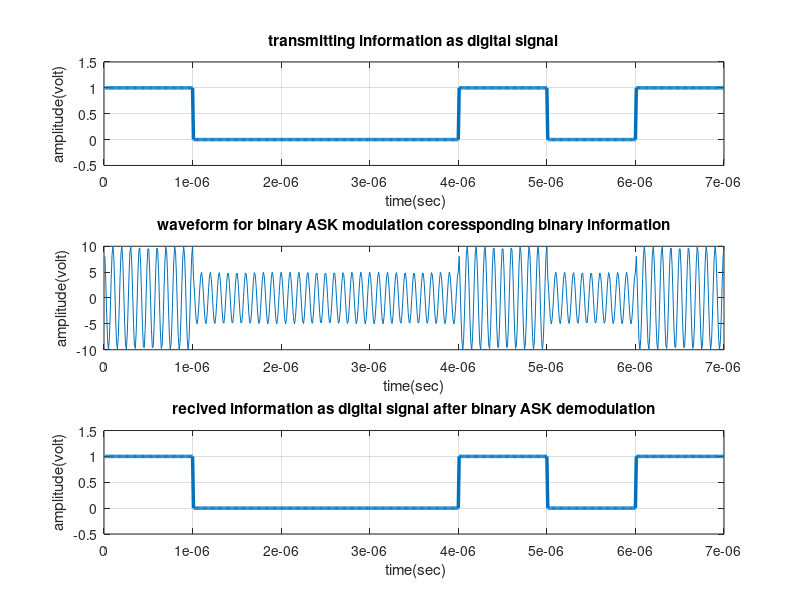

Write the MATLAB code that produced this figure.
%>>>>>>>>> MATLAB code for binary ASK modulation and de-modulation >>>>>>>%

clc;
clear all;
close all;


x=[ 1 0 0 0 1 0 1];                                    % Binary Information
bp=.000001;                                                    % bit period
disp(' Binary information at Trans mitter :');
disp(x);

%XX representation of transmitting binary information as digital signal XXX
bit=[]; 
for n=1:1:length(x)
    if x(n)==1;
       se=ones(1,100);
    else x(n)==0;
        se=zeros(1,100);
    end
     bit=[bit se];

end
t1=bp/100:bp/100:100*length(x)*(bp/100);
subplot(3,1,1);
plot(t1,bit,'lineWidth',2.5);grid on;
axis([ 0 bp*length(x) -.5 1.5]);
ylabel('amplitude(volt)');
xlabel(' time(sec)');
title('transmitting information as digital signal');



%XXXXXXXXXXXXXXXXXXXXXXX Binary-ASK modulation XXXXXXXXXXXXXXXXXXXXXXXXXXX%
A1=10;                      % Amplitude of carrier signal for information 1
A2=5;                       % Amplitude of carrier signal for information 0
br=1/bp;                                                         % bit rate
f=br*10;                                                 % carrier frequency 
t2=bp/99:bp/99:bp;                 
ss=length(t2);
m=[];
for (i=1:1:length(x))
    if (x(i)==1)
        y=A1*cos(2*pi*f*t2);
    else
        y=A2*cos(2*pi*f*t2);
    end
    m=[m y];
end
t3=bp/99:bp/99:bp*length(x);
subplot(3,1,2);
plot(t3,m);
xlabel('time(sec)');
ylabel('amplitude(volt)');
title('waveform for binary ASK modulation coressponding binary information');




%XXXXXXXXXXXXXXXXXXXX Binary ASK demodulation XXXXXXXXXXXXXXXXXXXXXXXXXXXXX
mn=[];
for n=ss:ss:length(m)
  t=bp/99:bp/99:bp;
  y=cos(2*pi*f*t);                                        % carrier siignal 
  mm=y.*m((n-(ss-1)):n);
  t4=bp/99:bp/99:bp;
  z=trapz(t4,mm)                                              % intregation 
  zz=round((2*z/bp))                                     
  if(zz>7.5)                                  % logic level = (A1+A2)/2=7.5
    a=1;
  else
    a=0;
  end
  mn=[mn a];
end
disp(' Binary information at Reciver :');
disp(mn);


%XXXXX Representation of binary information as digital signal which achived 
%after ASK demodulation XXXXXXXXXXXXXXXXXXXXXXXXXXXXXXXXXXXXXXXXXXXXXXXXXXX
bit=[];
for n=1:length(mn);
    if mn(n)==1;
       se=ones(1,100);
    else mn(n)==0;
        se=zeros(1,100);
    end
     bit=[bit se];

end
t4=bp/100:bp/100:100*length(mn)*(bp/100);
subplot(3,1,3)
plot(t4,bit,'LineWidth',2.5);grid on;
axis([ 0 bp*length(mn) -.5 1.5]);
ylabel('amplitude(volt)');
xlabel(' time(sec)');
title('recived information as digital signal after binary ASK demodulation');



%>>>>>>>>>>>>>>>>>>>>>>>>>> end of program >>>>>>>>>>>>>>>>>>>>>>>>>>>>>>%